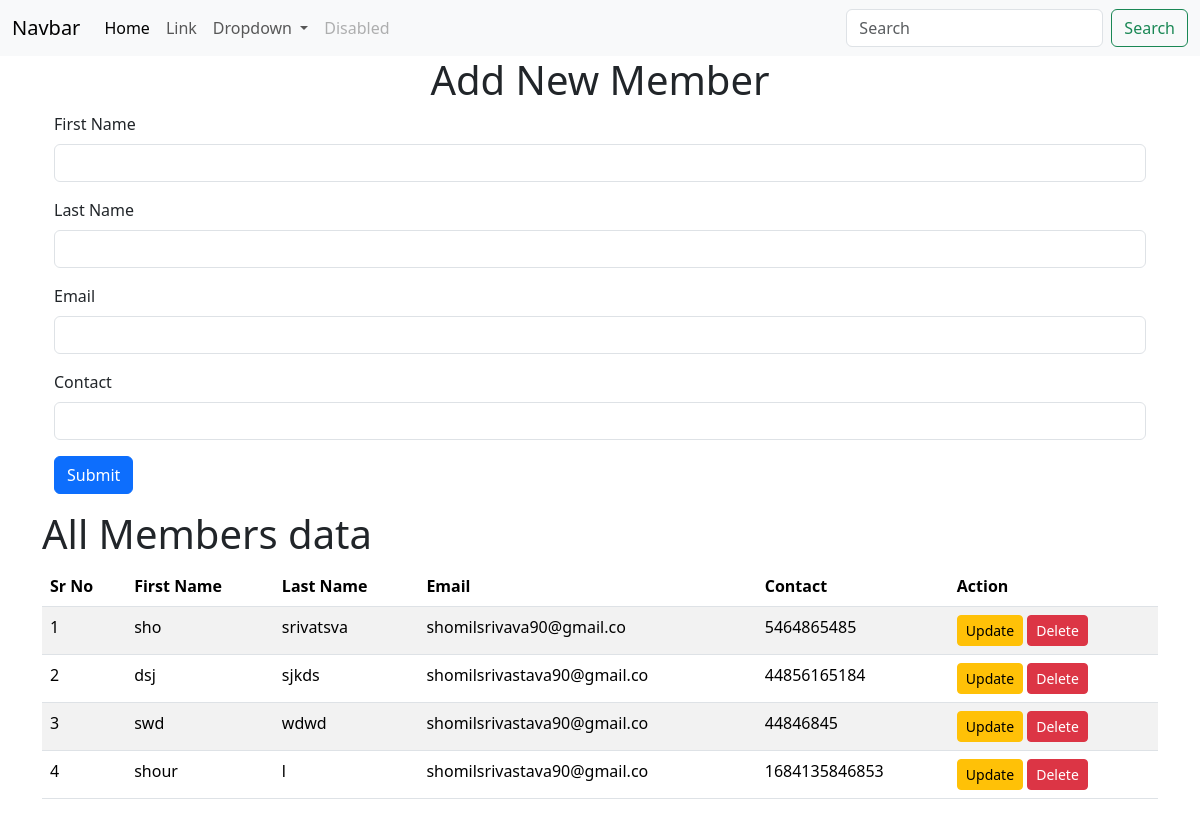
Before: / with the older database file.
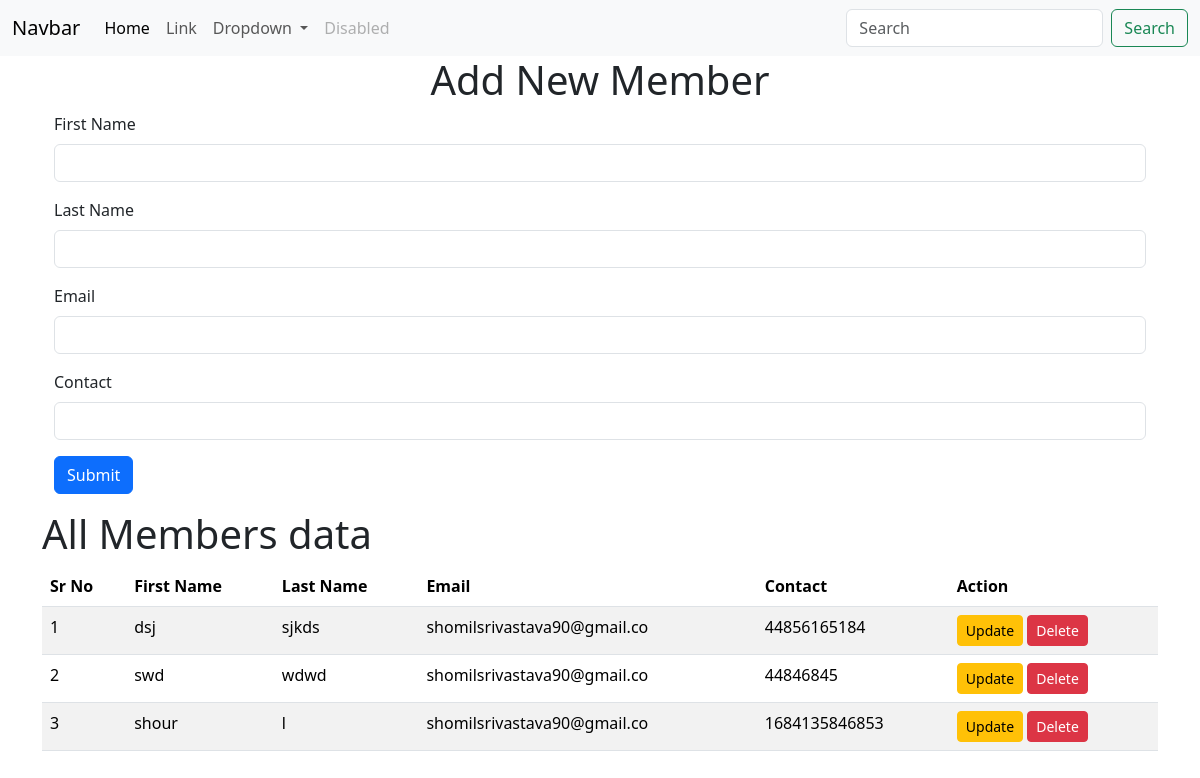
After: the same page with the newer database file.
### myapp/models.py (models this page shows, shortened)
class Member(models.Model):
    fname = models.CharField(max_length=100)
    lname = models.CharField(max_length=100)
    email = models.EmailField()
    contact = models.IntegerField()

### myapp/views.py (the view)
# urls.py: path('', views.home, name="home"),
def home(request):
    if request.method == 'POST':
        form = MemberForm(request.POST)
        if form.is_valid():
            form.save()
            return redirect('home')
    else:
        form = MemberForm()
    all_members = Member.objects.all()
    return render(request, 'home.html', {'form': form, 'all': all_members})

### myapp/forms.py
class MemberForm(forms.ModelForm):
    class Meta:
        model = Member
        fields = ['fname', 'lname', 'email', 'contact']

### templates/home.html (shortened to what this page needs)
{% extends 'base.html' %}
{% block body %}
<div class="container">
    <div class="container">
        <h1 class="text-center">Add New Member</h1>
    </div>
    <div class="container">
        <form action="" method="post">
            <div class="mb-3">
                <label class="form-label">First Name</label>
                <input type="text" class="form-control" name="fname">
            </div>
            <div class="mb-3">
                <label class="form-label">Last Name</label>
                <input type="text" class="form-control" name="lname">
            </div>
            <div class="mb-3">
                <label class="form-label">Email</label>
                <input type="text" class="form-control" name="email">
            </div>
            <div class="mb-3">
                <label class="form-label">Contact</label>
                <input type="text" class="form-control" name="contact">
            </div>
            <div class="mb-3">
                <button type="submit" class="btn btn-primary">Submit</button>
            </div>
        </form>
    </div>
    <h1>All Members data</h1>
</div>
<div class="container">
    <table class="table table-striped">
        <thead>
            <tr>
                <th>Sr No</th>
                <th>First Name</th>
                <th>Last Name</th>
                <th>Email</th>
                <th>Contact</th>
                <th>Action</th>
            </tr>
        </thead>
        <tbody>
            {% for member in all %}
            <tr>
                <td>{{ forloop.counter }}</td>
                <td>{{ member.fname }}</td>
                <td>{{ member.lname }}</td>
                <td>{{ member.email }}</td>
                <td>{{ member.contact }}</td>
                <td>
                    <a href="{% url 'update_member' member.id %}" class="btn btn-warning btn-sm">Update</a>
                    <a href="{% url 'delete_member' member.id %}" class="btn btn-danger btn-sm" onclick="return confirm('Are you sure?')">Delete</a>
                </td>
            </tr>
            {% empty %}
            <tr>
                <td colspan="6" class="text-center">No Data Found</td>
            </tr>
            {% endfor %}
        </tbody>
    </table>
</div>
{% endblock body %}

### templates/base.html (shortened to what this page needs)
<!doctype html>
<html lang="en">
    <head>
    <link href="https://cdn.jsdelivr.net/npm/bootstrap@5.3.8/dist/css/bootstrap.min.css" rel="stylesheet">
    </head>
    <body>
    <nav class="navbar navbar-expand-lg bg-body-tertiary">
  <div class="container-fluid">
    <a class="navbar-brand" href="#">Navbar</a>
    <div class="collapse navbar-collapse" id="navbarSupportedContent">
      <ul class="navbar-nav me-auto mb-2 mb-lg-0">
        <li class="nav-item">
          <a class="nav-link active" aria-current="page" href="#">Home</a>
        </li>
        <li class="nav-item">
          <a class="nav-link" href="#">Link</a>
        </li>
        <li class="nav-item dropdown">
          <a class="nav-link dropdown-toggle" href="#" role="button" data-bs-toggle="dropdown" aria-expanded="false">
            Dropdown
          </a>
        </li>
        <li class="nav-item">
          <a class="nav-link disabled" aria-disabled="true">Disabled</a>
        </li>
      </ul>
      <form class="d-flex" role="search">
        <input class="form-control me-2" type="search" placeholder="Search" aria-label="Search"/>
        <button class="btn btn-outline-success" type="submit">Search</button>
      </form>
    </div>
  </div>
</nav>
    {% block body %}
    {% endblock body %}
    </body>
</html>

Changed rows visible on the page:
removed Member: fname "sho", lname "srivatsva", email "shomilsrivava90@gmail.co", contact "5464865485"
